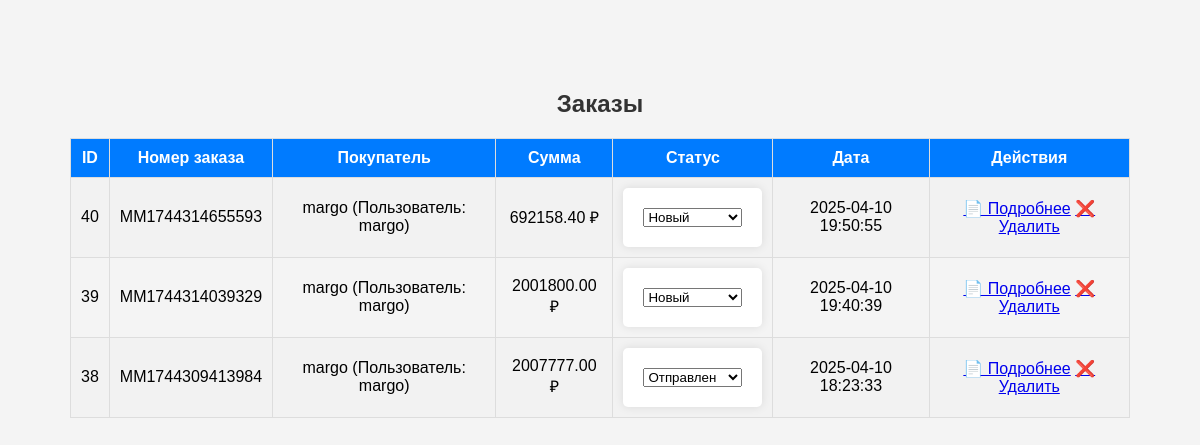
/admin/orders.php (signed in), run on an earlier commit of the app's database.
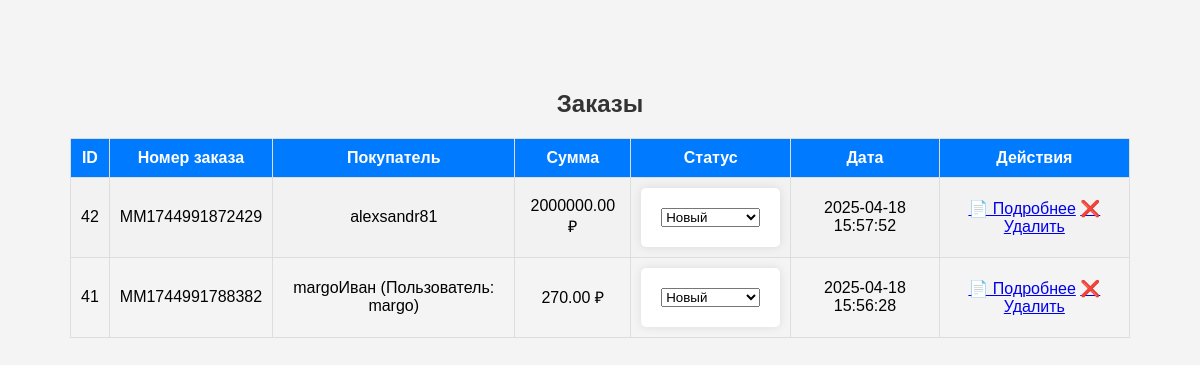
And on a later commit of the database.
### tables this page shows
CREATE TABLE `orders` (
  `id` int(11) NOT NULL AUTO_INCREMENT,
  `order_number` varchar(50) NOT NULL,
  `phone` varchar(20) NOT NULL,
  `email` varchar(100) NOT NULL,
  `address` text NOT NULL,
  `total_price` decimal(10,2) NOT NULL,
  `created_at` timestamp NOT NULL DEFAULT current_timestamp(),
  `user_id` int(11) DEFAULT NULL,
  `status` varchar(50) NOT NULL DEFAULT 'Новый',
  `delivery_name` varchar(255) NOT NULL,
  `delivery` varchar(100) NOT NULL,
  `payment` varchar(100) NOT NULL,
  `discount` decimal(10,2) NOT NULL DEFAULT 0.00,
  `total_discount` decimal(10,2) NOT NULL DEFAULT 0.00,
  PRIMARY KEY (`id`),
  KEY `user_id` (`user_id`),
  CONSTRAINT `orders_ibfk_1` FOREIGN KEY (`user_id`) REFERENCES `users` (`id`)
);

CREATE TABLE `users` (
  `id` int(11) NOT NULL AUTO_INCREMENT,
  `name` varchar(255) NOT NULL,
  `email` varchar(100) NOT NULL,
  `password` varchar(255) NOT NULL,
  `created_at` timestamp NOT NULL DEFAULT current_timestamp(),
  `reset_token` varchar(64) DEFAULT NULL,
  `reset_token_created_at` timestamp NULL DEFAULT NULL,
  `status` enum('active','blocked') DEFAULT 'active',
  PRIMARY KEY (`id`),
  UNIQUE KEY `email` (`email`)
);

### admin/orders.php (the view, shortened to what this page needs)
<?php
require_once '../database/db.php';
$stmt = $conn->query("
    SELECT orders.*, users.name AS user_name
    FROM orders
    LEFT JOIN users ON orders.user_id = users.id
    ORDER BY orders.created_at DESC
");
$orders = $stmt->fetchAll(PDO::FETCH_ASSOC);
?>
<!DOCTYPE html>
<html lang="ru">
<head>
    <link rel="stylesheet" href="styles.css">
</head>
<body>
    <h2>Заказы</h2>
    <table border="1">
        <tr>
            <th>ID</th>
            <th>Номер заказа</th>
            <th>Покупатель</th>
            <th>Сумма</th>
            <th>Статус</th>
            <th>Дата</th>
            <th>Действия</th>
        </tr>
        <?php foreach ($orders as $order): ?>
            <tr>
                <td><?= $order['id']; ?></td>
                <td><?= htmlspecialchars($order['order_number']); ?></td>
                <td>
                    <?= htmlspecialchars($order['delivery_name'] ?: ($order['user_name'] ?: 'Гость')); ?>
                    <?php if ($order['user_id'] && $order['delivery_name'] !== $order['user_name']): ?>
                        (Пользователь: <?= htmlspecialchars($order['user_name']); ?>)
                    <?php endif; ?>
                </td>
                <td><?= number_format($order['total_price'], 2, '.', ''); ?> ₽</td>
                <td>
                    <form method="POST" action="update_order_status.php">
                        <select name="status" class="status-<?= strtolower(str_replace(' ', '-', $order['status'])); ?>" onchange="this.form.submit()">
                            <option value="Новый" <?= $order['status'] == 'Новый' ? 'selected' : ''; ?>>Новый</option>
                            <option value="Отправлен" <?= $order['status'] == 'Отправлен' ? 'selected' : ''; ?>>Отправлен</option>
                        </select>
                    </form>
                </td>
                <td><?= $order['created_at']; ?></td>
                <td>
                    <a href="order_details.php?id=<?= $order['id']; ?>">📄 Подробнее</a>
                    <a href="delete_order.php?id=<?= $order['id']; ?>" onclick="return confirm('Вы уверены, что хотите удалить этот заказ?');" class="text-danger">❌ Удалить</a>
                </td>
            </tr>
        <?php endforeach; ?>
    </table>
</body>
</html>

### admin/styles.css (style rules this page uses)
body { font-family: Arial, sans-serif; margin: 20px; }
h2 { color: #333; }
body { font-family: Arial, sans-serif; background-color: #f4f4f4; text-align: center; padding: 50px; }
form { background: white; padding: 20px; max-width: 300px; margin: auto; border-radius: 5px; box-shadow: 0px 0px 10px rgba(0, 0, 0, 0.1); }
table { width: 100%; border-collapse: collapse; margin-top: 20px; }
th, td { border: 1px solid #ddd; padding: 10px; text-align: center; }
th { background-color: #007bff; color: white; }
tr:nth-child(even) { background-color: #f2f2f2; }

What changed in the data, as far as the page shows it:
removed orders: id "40", order_number "MM1744314655593", user.name "margo", total_price "692158.40", status "Новый", created_at "2025-04-10 19:50:55"
removed orders: id "39", order_number "MM1744314039329", user.name "margo", total_price "2001800.00", status "Новый", created_at "2025-04-10 19:40:39"
removed orders: id "38", order_number "MM1744309413984", user.name "margo", total_price "2007777.00", status "Отправлен", created_at "2025-04-10 18:23:33"
added orders: id "42", order_number "MM1744991872429", delivery_name "alexsandr81", total_price "2000000.00", status "Новый", created_at "2025-04-18 15:57:52"
added orders: id "41", order_number "MM1744991788382", delivery_name "margoИван", user.name "margo", total_price "270.00", status "Новый", created_at "2025-04-18 15:56:28"
